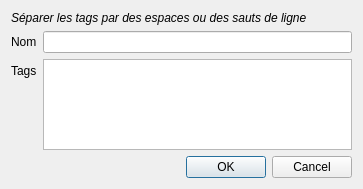
<?xml version="1.0" encoding="UTF-8"?>
<ui version="4.0">
 <class>customWindow</class>
 <widget class="QDialog" name="customWindow">
  <property name="windowModality">
   <enum>Qt::WindowModal</enum>
  </property>
  <property name="geometry">
   <rect>
    <x>0</x>
    <y>0</y>
    <width>363</width>
    <height>189</height>
   </rect>
  </property>
  <property name="windowTitle">
   <string>Ajouter un symbole personnalisé</string>
  </property>
  <property name="windowIcon">
   <iconset resource="../resources.qrc">
    <normaloff>:/images/icon.ico</normaloff>:/images/icon.ico</iconset>
  </property>
  <layout class="QFormLayout" name="formLayout">
   <item row="0" column="0" colspan="2">
    <widget class="QLabel" name="label_3">
     <property name="text">
      <string>&lt;i&gt;Séparer les tags par des espaces ou des sauts de ligne&lt;/i&gt;</string>
     </property>
    </widget>
   </item>
   <item row="1" column="0">
    <widget class="QLabel" name="label">
     <property name="text">
      <string>Nom</string>
     </property>
    </widget>
   </item>
   <item row="1" column="1">
    <widget class="QLineEdit" name="lineName"/>
   </item>
   <item row="2" column="0">
    <widget class="QLabel" name="label_2">
     <property name="text">
      <string>Tags</string>
     </property>
    </widget>
   </item>
   <item row="2" column="1">
    <widget class="QTextEdit" name="textTags"/>
   </item>
   <item row="3" column="0" colspan="2">
    <widget class="QDialogButtonBox" name="buttonBox">
     <property name="orientation">
      <enum>Qt::Horizontal</enum>
     </property>
     <property name="standardButtons">
      <set>QDialogButtonBox::Cancel|QDialogButtonBox::Ok</set>
     </property>
    </widget>
   </item>
  </layout>
 </widget>
 <tabstops>
  <tabstop>lineName</tabstop>
  <tabstop>textTags</tabstop>
  <tabstop>buttonBox</tabstop>
 </tabstops>
 <resources>
  <include location="../resources.qrc"/>
 </resources>
 <connections>
  <connection>
   <sender>buttonBox</sender>
   <signal>accepted()</signal>
   <receiver>customWindow</receiver>
   <slot>accept()</slot>
   <hints>
    <hint type="sourcelabel">
     <x>236</x>
     <y>87</y>
    </hint>
    <hint type="destinationlabel">
     <x>157</x>
     <y>274</y>
    </hint>
   </hints>
  </connection>
  <connection>
   <sender>buttonBox</sender>
   <signal>rejected()</signal>
   <receiver>customWindow</receiver>
   <slot>reject()</slot>
   <hints>
    <hint type="sourcelabel">
     <x>252</x>
     <y>87</y>
    </hint>
    <hint type="destinationlabel">
     <x>286</x>
     <y>274</y>
    </hint>
   </hints>
  </connection>
 </connections>
</ui>
